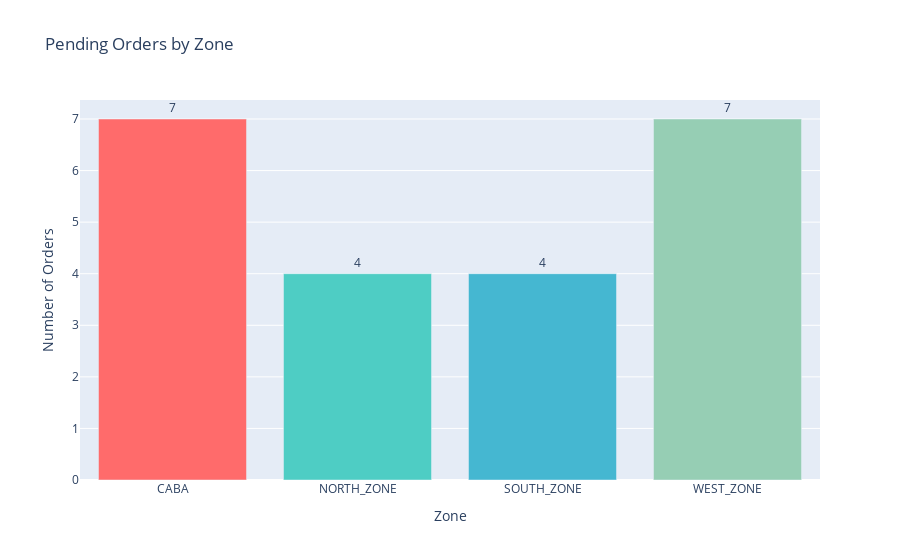

Notebook cell for this chart:
### Code cell
# Chart 1: Orders by Zone (Pending only)
pending_orders = all_orders_df[all_orders_df["status"] == "pending"]
orders_by_zone = pending_orders.groupby("delivery_zone_id").agg({
    "order_id": "count",
    "total_pallets": "sum"
}).reset_index()
orders_by_zone.columns = ["zone", "order_count", "total_pallets"]

fig = px.bar(
    orders_by_zone,
    x="zone",
    y="order_count",
    color="zone",
    color_discrete_map=zone_color_map,
    title="Pending Orders by Zone",
    labels={"order_count": "Number of Orders", "zone": "Zone"},
    text="order_count"
)
fig.update_traces(textposition="outside")
fig.update_layout(
    showlegend=False,
    xaxis_title="Zone",
    yaxis_title="Number of Orders"
)
fig.show()

### Figure 1 — Plotly figure (JSON) as saved in the notebook; plotly's stock layout.template omitted (floating-point values rounded to 4 significant figures)
{"data": [{"hovertemplate": "Zone=%{x}<br>Number of Orders=%{text}<extra></extra>", "legendgroup": "CABA", "marker": {"color": "#FF6B6B", "pattern": {"shape": ""}}, "name": "CABA", "orientation": "v", "showlegend": true, "text": [7.0], "textposition": "outside", "type": "bar", "x": ["CABA"], "xaxis": "x", "y": [7], "yaxis": "y"}, {"hovertemplate": "Zone=%{x}<br>Number of Orders=%{text}<extra></extra>", "legendgroup": "NORTH_ZONE", "marker": {"color": "#4ECDC4", "pattern": {"shape": ""}}, "name": "NORTH_ZONE", "orientation": "v", "showlegend": true, "text": [4.0], "textposition": "outside", "type": "bar", "x": ["NORTH_ZONE"], "xaxis": "x", "y": [4], "yaxis": "y"}, {"hovertemplate": "Zone=%{x}<br>Number of Orders=%{text}<extra></extra>", "legendgroup": "SOUTH_ZONE", "marker": {"color": "#45B7D1", "pattern": {"shape": ""}}, "name": "SOUTH_ZONE", "orientation": "v", "showlegend": true, "text": [4.0], "textposition": "outside", "type": "bar", "x": ["SOUTH_ZONE"], "xaxis": "x", "y": [4], "yaxis": "y"}, {"hovertemplate": "Zone=%{x}<br>Number of Orders=%{text}<extra></extra>", "legendgroup": "WEST_ZONE", "marker": {"color": "#96CEB4", "pattern": {"shape": ""}}, "name": "WEST_ZONE", "orientation": "v", "showlegend": true, "text": [7.0], "textposition": "outside", "type": "bar", "x": ["WEST_ZONE"], "xaxis": "x", "y": [7], "yaxis": "y"}], "layout": {"barmode": "relative", "legend": {"title": {"text": "Zone"}, "tracegroupgap": 0}, "showlegend": false, "title": {"text": "Pending Orders by Zone"}, "xaxis": {"anchor": "y", "categoryarray": ["CABA", "NORTH_ZONE", "SOUTH_ZONE", "WEST_ZONE"], "categoryorder": "array", "domain": [0, 1], "title": {"text": "Zone"}}, "yaxis": {"anchor": "x", "domain": [0, 1], "title": {"text": "Number of Orders"}}}}
